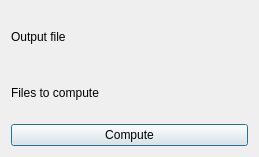
<?xml version="1.0" encoding="UTF-8"?>
<ui version="4.0">
 <class>dialog_base</class>
 <widget class="QDialog" name="dialog_base">
  <property name="geometry">
   <rect>
    <x>0</x>
    <y>0</y>
    <width>259</width>
    <height>157</height>
   </rect>
  </property>
  <property name="windowTitle">
   <string>Cad Area Calculator</string>
  </property>
  <layout class="QVBoxLayout" name="parameter_layout">
   <item>
    <layout class="QHBoxLayout" name="horizontalLayout">
     <item>
      <widget class="QLabel" name="label_2">
       <property name="text">
        <string>Output file</string>
       </property>
      </widget>
     </item>
     <item>
      <widget class="QgsFileWidget" name="out_file_widget">
       <property name="storageMode">
        <enum>QgsFileWidget::SaveFile</enum>
       </property>
      </widget>
     </item>
    </layout>
   </item>
   <item>
    <layout class="QHBoxLayout" name="horizontalLayout_2">
     <item>
      <widget class="QLabel" name="label_3">
       <property name="text">
        <string>Files to compute</string>
       </property>
      </widget>
     </item>
     <item>
      <widget class="QgsFileWidget" name="compute_files_widget">
       <property name="storageMode">
        <enum>QgsFileWidget::GetDirectory</enum>
       </property>
      </widget>
     </item>
    </layout>
   </item>
   <item>
    <layout class="QHBoxLayout" name="horizontalLayout_4">
     <item>
      <widget class="QPushButton" name="compute_button">
       <property name="text">
        <string>Compute</string>
       </property>
      </widget>
     </item>
    </layout>
   </item>
  </layout>
 </widget>
 <customwidgets>
  <customwidget>
   <class>QgsFileWidget</class>
   <extends>QWidget</extends>
   <header>qgsfilewidget.h</header>
  </customwidget>
 </customwidgets>
 <resources/>
 <connections/>
</ui>
